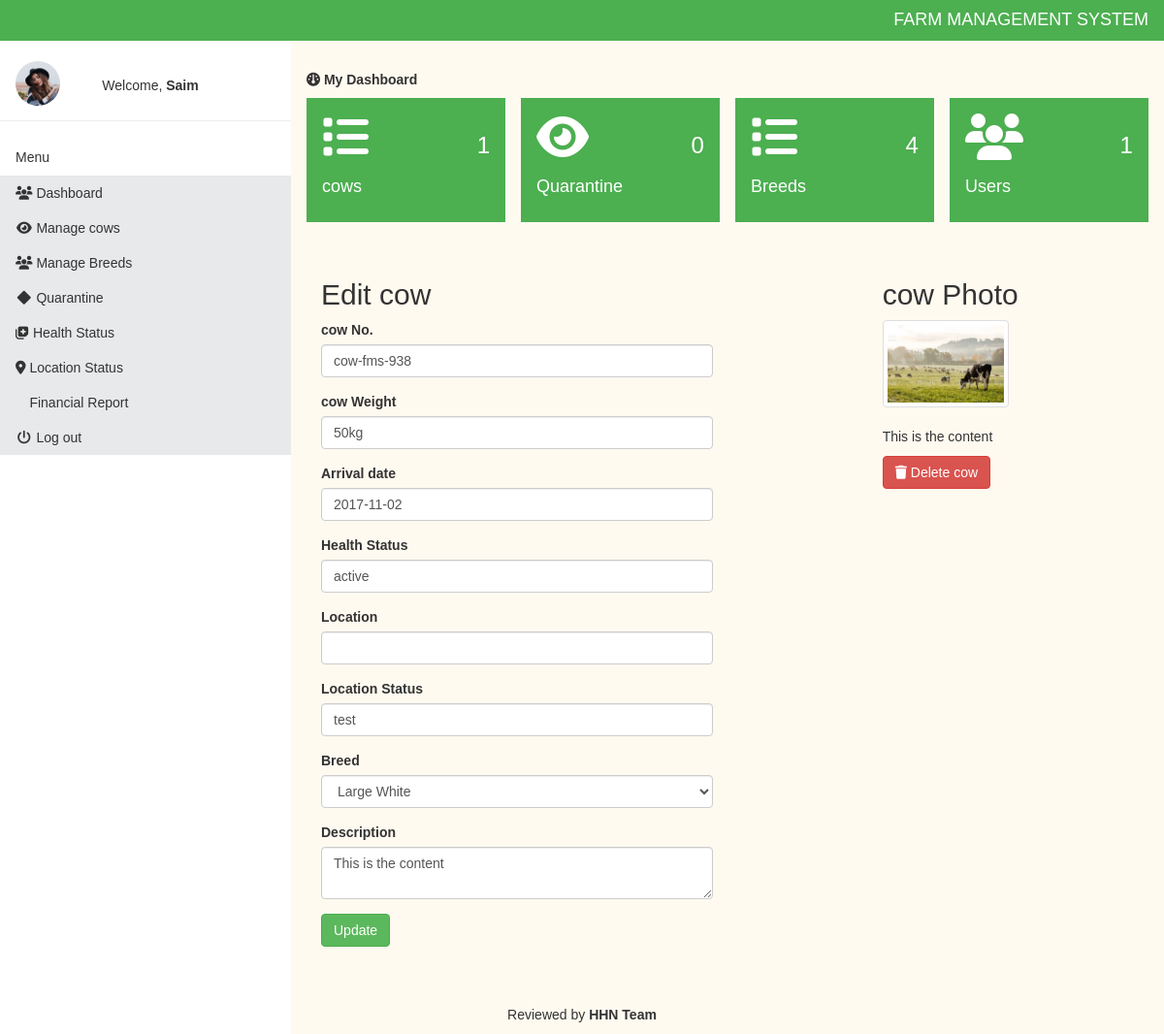
The page /edit-cow.php?id=4 (signed in) on the database its author committed.
### tables this page shows
CREATE TABLE IF NOT EXISTS `cows` (
  `id` int(11) NOT NULL AUTO_INCREMENT,
  `cowno` varchar(255) NOT NULL,
  `breed_id` int(11) NOT NULL,
  `weight` varchar(10) NOT NULL,
  `img` varchar(255) NOT NULL,
  `gender` varchar(10) NOT NULL,
  `arrived` varchar(10) NOT NULL,
  `remark` text NOT NULL,
  `health_status` varchar(50) NOT NULL,
  `Temperature` int(50) NOT NULL,
  `locationx` int(11) NOT NULL,
  `locationy` int(11) NOT NULL,
  `location_status` varchar(255) NOT NULL,
  PRIMARY KEY (`id`)
);

CREATE TABLE IF NOT EXISTS `breed` (
  `id` int(11) NOT NULL AUTO_INCREMENT,
  `name` varchar(255) NOT NULL,
  PRIMARY KEY (`id`)
);

### edit-cow.php (the view, shortened to what this page needs)
<?php include 'setting/system.php'; ?>
<?php include 'theme/head.php'; ?>
<?php include 'theme/sidebar.php'; ?>
<?php
if (isset($_SESSION['id']) && isset($_SESSION['user_name'])) {
 ?>
<?php
 if(!$_GET['id'] OR empty($_GET['id']) OR $_GET['id'] == '')
 {
 	header('location: manage-cow.php');
 }else{
 	$cowno = $weight = $gender = $remark = $arr = $bname = $b_id = $health = $img = "";
 	$id = (int)$_GET['id'];
 	$query = $db->query("SELECT * FROM cows WHERE id = '$id' ");
 	$fetchObj = $query->fetchAll(PDO::FETCH_OBJ);
 	foreach($fetchObj as $obj){
       $cowno = $obj->cowno;
       $weight = $obj->weight;
	   $remark = $obj->remark;
	   $arr = $obj->arrived;
	   $b_id = $obj->breed_id;
	   $health = $obj->health_status;
	   $location = $obj->location;
	   $location_status = $obj->location_status;
	   $img = $obj->img;
	     $k = $db->query("SELECT * FROM breed WHERE id = '$b_id' ");
       	 $ks = $k->fetchAll(PDO::FETCH_OBJ);
       	 foreach ($ks as $r) {
       	 	$bname = $r->name;
       	 }
 	}
 }
?>
<div class="w3-main" style="margin-left:300px;margin-top:43px;">
  <header class="w3-container" style="padding-top:22px">
    <h5><b><i class="fa fa-dashboard"></i> My Dashboard</b></h5>
  </header>
 <?php include 'inc/data.php'; ?>
<div class="w3-container" style="padding-top:22px">
 <div class="w3-row">
 	<div class="col-md-6">
 		<h2>Edit cow</h2>
	 	<form method="post">
	 		<div class="form-group">
	 			<label class="control-label">cow No.</label>
	 			<input type="text" name="cowno" class="form-control" value="<?php echo $cowno; ?>">
	 		</div>
	 		<div class="form-group">
	 			<label class="control-label">cow Weight</label>
	 			<input type="text" name="weight" class="form-control" value="<?php echo $weight; ?>">
	 		</div>
	 		<div class="form-group date" data-provide="datepicker">
	 			<label class="control-label">Arrival date</label>
	 			<input type="text" name="arrived" class="form-control" value="<?php echo $arr; ?>">
	 		</div>
	 		<div class="form-group">
	 			<label class="control-label">Health Status</label>
	 			<input type="text" name="status" class="form-control" value="<?php echo $health; ?>">
	 		</div>
	 		<div class="form-group date" >
	 			<label class="control-label">Location</label>
	 			<input type="text" name="location" class="form-control" value="<?php echo $location; ?>">
	 		</div>
	 		<div class="form-group date" >
	 			<label class="control-label">Location Status</label>
	 			<input type="text" name="location_status" class="form-control" value="<?php echo $location_status; ?>">
	 		</div>
	 		<div class="form-group">
	 			<label class="control-label">Breed</label>
	 			<select name="breed" class="form-control">
	 				<option value="<?php echo $b_id; ?>" selected><?php echo $bname; ?></option>
	 			</select>
	 		</div>
	 		<div class="form-group">
	 			<label class="control-label">Description</label>
	 			<textarea class="form-control" name="remark"><?php echo $remark; ?></textarea>
	 		</div>
	 		<button name="submit" type="submit" name="submit" class="btn btn-sn btn-success">Update</button>
	 	</form>
 </div>
 <div class="col-md-4 col-md-offset-2">
 	<h2>cow Photo</h2>
 	<img src="<?php echo $img; ?>" width="130" height="120" class="thumbnail img img-responsive">
 	<p class="text-justify text-center">
 		<?php echo $remark; ?>
 	</p>
 	<a class="btn btn-danger btn-md" onclick="return confirm('Continue delete cow ?')" href="delete.php?id=<?php echo $id ?>"><i class="fa fa-trash"></i> Delete cow</a>
 </div>
</div>
</div>
</div>
<?php
	}
	else
	{
		header("Location: index.php");
     exit();
	}
	include 'theme/foot.php'; ?>

### theme/head.php (style rules this page uses)
body { font-family: 'arial'; background-color: floralwhite; }

### rows shown on the page
cows: cowno "cow-fms-938", weight "50kg", arrived "2017-11-02", status "active", location_status "test", remark "This is the content", img (placeholder picture)
breed: breed "Large White"

### other values the page prints
NAME_X "FARM MANAGEMENT SYSTEM"
$_SESSION['user_name'] "Saim"
$pCount "1"
$qCount "0"
$bCount "4"
$uCount "1"
